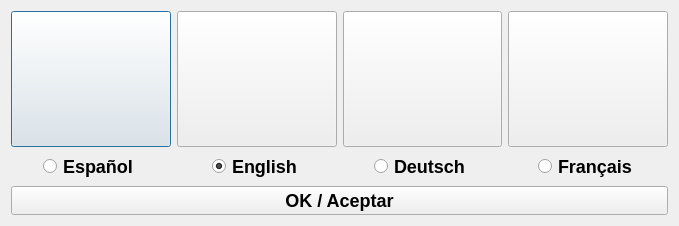
<?xml version="1.0" encoding="UTF-8"?>
<ui version="4.0">
 <class>LanguageChooser</class>
 <widget class="QDialog" name="LanguageChooser">
  <property name="geometry">
   <rect>
    <x>0</x>
    <y>0</y>
    <width>679</width>
    <height>226</height>
   </rect>
  </property>
  <property name="windowTitle">
   <string>Choose Language</string>
  </property>
  <layout class="QVBoxLayout" name="verticalLayout_4">
   <item>
    <layout class="QHBoxLayout" name="horizontalLayout">
     <item>
      <layout class="QVBoxLayout" name="verticalLayout_2">
       <item>
        <widget class="QPushButton" name="spanishLabel">
         <property name="sizePolicy">
          <sizepolicy hsizetype="Minimum" vsizetype="Expanding">
           <horstretch>0</horstretch>
           <verstretch>0</verstretch>
          </sizepolicy>
         </property>
         <property name="minimumSize">
          <size>
           <width>150</width>
           <height>0</height>
          </size>
         </property>
         <property name="styleSheet">
          <string notr="true">image:url(:/languages/spanish-flag.png);</string>
         </property>
        </widget>
       </item>
       <item alignment="Qt::AlignHCenter">
        <widget class="QRadioButton" name="radioSpanish">
         <property name="styleSheet">
          <string notr="true">font: bold;font-size: 18px;</string>
         </property>
         <property name="text">
          <string>Español</string>
         </property>
        </widget>
       </item>
      </layout>
     </item>
     <item>
      <layout class="QVBoxLayout" name="verticalLayout">
       <item>
        <widget class="QPushButton" name="englishLabel">
         <property name="sizePolicy">
          <sizepolicy hsizetype="Minimum" vsizetype="Expanding">
           <horstretch>0</horstretch>
           <verstretch>0</verstretch>
          </sizepolicy>
         </property>
         <property name="minimumSize">
          <size>
           <width>150</width>
           <height>0</height>
          </size>
         </property>
         <property name="styleSheet">
          <string notr="true">image:url(:/languages/english-flag.png);</string>
         </property>
        </widget>
       </item>
       <item alignment="Qt::AlignHCenter">
        <widget class="QRadioButton" name="radioEnglish">
         <property name="styleSheet">
          <string notr="true">font: bold;font-size: 18px;</string>
         </property>
         <property name="text">
          <string>English</string>
         </property>
         <property name="checked">
          <bool>true</bool>
         </property>
        </widget>
       </item>
      </layout>
     </item>
     <item>
      <layout class="QVBoxLayout" name="verticalLayout_3">
       <item>
        <widget class="QPushButton" name="germanLabel">
         <property name="sizePolicy">
          <sizepolicy hsizetype="Minimum" vsizetype="Expanding">
           <horstretch>0</horstretch>
           <verstretch>0</verstretch>
          </sizepolicy>
         </property>
         <property name="minimumSize">
          <size>
           <width>150</width>
           <height>0</height>
          </size>
         </property>
         <property name="styleSheet">
          <string notr="true">image:url(:/languages/german-flag.png);</string>
         </property>
        </widget>
       </item>
       <item alignment="Qt::AlignHCenter">
        <widget class="QRadioButton" name="radioGerman">
         <property name="styleSheet">
          <string notr="true">font: bold;font-size: 18px;</string>
         </property>
         <property name="text">
          <string>Deutsch</string>
         </property>
         <property name="checked">
          <bool>false</bool>
         </property>
        </widget>
       </item>
      </layout>
     </item>
     <item>
      <layout class="QVBoxLayout" name="verticalLayout_5">
       <item>
        <widget class="QPushButton" name="frenchLabel">
         <property name="sizePolicy">
          <sizepolicy hsizetype="Minimum" vsizetype="Expanding">
           <horstretch>0</horstretch>
           <verstretch>0</verstretch>
          </sizepolicy>
         </property>
         <property name="minimumSize">
          <size>
           <width>150</width>
           <height>0</height>
          </size>
         </property>
         <property name="styleSheet">
          <string notr="true">image:url(:/languages/french-flag.png);</string>
         </property>
        </widget>
       </item>
       <item alignment="Qt::AlignHCenter">
        <widget class="QRadioButton" name="radioFrench">
         <property name="styleSheet">
          <string notr="true">font: bold;font-size: 18px;</string>
         </property>
         <property name="text">
          <string>Français</string>
         </property>
         <property name="checked">
          <bool>false</bool>
         </property>
        </widget>
       </item>
      </layout>
     </item>
    </layout>
   </item>
   <item>
    <layout class="QHBoxLayout" name="horizontalLayout_3">
     <item>
      <widget class="QPushButton" name="okButton">
       <property name="styleSheet">
        <string notr="true">font: bold;font-size: 18px;</string>
       </property>
       <property name="text">
        <string>OK / Aceptar</string>
       </property>
      </widget>
     </item>
    </layout>
   </item>
  </layout>
 </widget>
 <resources/>
 <connections/>
</ui>
